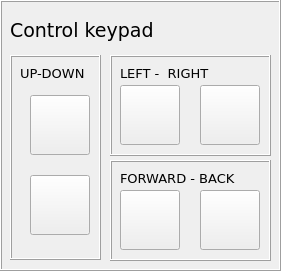
  <widget class="QFrame" name="frame_4">
   <property name="geometry">
    <rect>
     <x>490</x>
     <y>190</y>
     <width>281</width>
     <height>271</height>
    </rect>
   </property>
   <property name="frameShape">
    <enum>QFrame::Box</enum>
   </property>
   <property name="frameShadow">
    <enum>QFrame::Raised</enum>
   </property>
   <widget class="QLabel" name="label_5">
    <property name="geometry">
     <rect>
      <x>10</x>
      <y>20</y>
      <width>151</width>
      <height>21</height>
     </rect>
    </property>
    <property name="font">
     <font>
      <family>DejaVu Sans</family>
      <pointsize>14</pointsize>
     </font>
    </property>
    <property name="styleSheet">
     <string notr="true">color: rgb(0, 0, 0);</string>
    </property>
    <property name="text">
     <string>Control keypad</string>
    </property>
   </widget>
   <widget class="QFrame" name="frame">
    <property name="geometry">
     <rect>
      <x>10</x>
      <y>55</y>
      <width>91</width>
      <height>205</height>
     </rect>
    </property>
    <property name="frameShape">
     <enum>QFrame::Box</enum>
    </property>
    <property name="frameShadow">
     <enum>QFrame::Raised</enum>
    </property>
    <property name="lineWidth">
     <number>1</number>
    </property>
    <property name="midLineWidth">
     <number>0</number>
    </property>
    <widget class="QLabel" name="label_2">
     <property name="geometry">
      <rect>
       <x>10</x>
       <y>10</y>
       <width>71</width>
       <height>16</height>
      </rect>
     </property>
     <property name="font">
      <font>
       <family>DejaVu Sans</family>
       <pointsize>10</pointsize>
      </font>
     </property>
     <property name="styleSheet">
      <string notr="true">color: rgb(0, 0, 0);</string>
     </property>
     <property name="text">
      <string>UP-DOWN</string>
     </property>
    </widget>
    <widget class="ATCMbutton" name="atcmButton_9">
     <property name="geometry">
      <rect>
       <x>20</x>
       <y>120</y>
       <width>60</width>
       <height>60</height>
      </rect>
     </property>
     <property name="font">
      <font>
       <family>DejaVu Sans</family>
       <pointsize>20</pointsize>
      </font>
     </property>
     <property name="iconSize">
      <size>
       <width>32</width>
       <height>32</height>
      </size>
     </property>
     <property name="toolTip">
      <string>Tasto6</string>
     </property>
     <property name="whatsThis">
      <string>ATCMbutton widget</string>
     </property>
     <property name="pageName">
      <string/>
     </property>
     <property name="passwordVar">
      <string/>
     </property>
     <property name="statusvar">
      <string>Tasto6</string>
     </property>
     <property name="viewStatus">
      <bool>false</bool>
     </property>
     <property name="visibilityVar">
      <string>manual</string>
     </property>
     <property name="bgColor">
      <color>
       <red>255</red>
       <green>170</green>
       <blue>0</blue>
      </color>
     </property>
     <property name="text">
      <string/>
     </property>
     <property name="pressText">
      <string/>
     </property>
     <property name="icon">
      <iconset resource="systemicons.qrc">
       <normaloff>:/systemicons/img/Down.png</normaloff>:/systemicons/img/Down.png</iconset>
     </property>
     <property name="borderWidth">
      <number>0</number>
     </property>
     <property name="borderRadius">
      <number>30</number>
     </property>
     <property name="apparence">
      <enum>QFrame::Raised</enum>
     </property>
    </widget>
    <widget class="ATCMbutton" name="atcmButton_10">
     <property name="geometry">
      <rect>
       <x>20</x>
       <y>40</y>
       <width>60</width>
       <height>60</height>
      </rect>
     </property>
     <property name="font">
      <font>
       <family>DejaVu Sans</family>
       <pointsize>20</pointsize>
      </font>
     </property>
     <property name="iconSize">
      <size>
       <width>32</width>
       <height>32</height>
      </size>
     </property>
     <property name="toolTip">
      <string>Tasto5</string>
     </property>
     <property name="whatsThis">
      <string>ATCMbutton widget</string>
     </property>
     <property name="pageName">
      <string/>
     </property>
     <property name="passwordVar">
      <string/>
     </property>
     <property name="statusvar">
      <string>Tasto5</string>
     </property>
     <property name="viewStatus">
      <bool>false</bool>
     </property>
     <property name="visibilityVar">
      <string>manual</string>
     </property>
     <property name="bgColor">
      <color>
       <red>255</red>
       <green>170</green>
       <blue>0</blue>
      </color>
     </property>
     <property name="text">
      <string/>
     </property>
     <property name="pressText">
      <string/>
     </property>
     <property name="icon">
      <iconset resource="systemicons.qrc">
       <normaloff>:/systemicons/img/Up.png</normaloff>:/systemicons/img/Up.png</iconset>
     </property>
     <property name="borderWidth">
      <number>0</number>
     </property>
     <property name="borderRadius">
      <number>30</number>
     </property>
     <property name="apparence">
      <enum>QFrame::Raised</enum>
     </property>
    </widget>
   </widget>
   <widget class="QFrame" name="frame_3">
    <property name="geometry">
     <rect>
      <x>110</x>
      <y>160</y>
      <width>161</width>
      <height>101</height>
     </rect>
    </property>
    <property name="frameShape">
     <enum>QFrame::Box</enum>
    </property>
    <property name="frameShadow">
     <enum>QFrame::Raised</enum>
    </property>
    <widget class="QLabel" name="label_4">
     <property name="geometry">
      <rect>
       <x>10</x>
       <y>10</y>
       <width>121</width>
       <height>16</height>
      </rect>
     </property>
     <property name="font">
      <font>
       <family>DejaVu Sans</family>
       <pointsize>10</pointsize>
      </font>
     </property>
     <property name="styleSheet">
      <string notr="true">color: rgb(0, 0, 0);</string>
     </property>
     <property name="text">
      <string>FORWARD - BACK</string>
     </property>
    </widget>
    <widget class="ATCMbutton" name="atcmButton">
     <property name="geometry">
      <rect>
       <x>90</x>
       <y>30</y>
       <width>60</width>
       <height>60</height>
      </rect>
     </property>
     <property name="font">
      <font>
       <family>DejaVu Sans</family>
       <pointsize>20</pointsize>
      </font>
     </property>
     <property name="iconSize">
      <size>
       <width>32</width>
       <height>32</height>
      </size>
     </property>
     <property name="toolTip">
      <string>Tasto1</string>
     </property>
     <property name="whatsThis">
      <string>ATCMbutton widget</string>
     </property>
     <property name="pageName">
      <string/>
     </property>
     <property name="passwordVar">
      <string/>
     </property>
     <property name="statusvar">
      <string>Tasto1</string>
     </property>
     <property name="viewStatus">
      <bool>false</bool>
     </property>
     <property name="visibilityVar">
      <string>manual</string>
     </property>
     <property name="bgColor">
      <color>
       <red>255</red>
       <green>170</green>
       <blue>0</blue>
      </color>
     </property>
     <property name="text">
      <string/>
     </property>
     <property name="pressText">
      <string/>
     </property>
     <property name="icon">
      <iconset resource="systemicons.qrc">
       <normaloff>:/systemicons/img/Up.png</normaloff>:/systemicons/img/Up.png</iconset>
     </property>
     <property name="borderWidth">
      <number>0</number>
     </property>
     <property name="borderRadius">
      <number>30</number>
     </property>
     <property name="apparence">
      <enum>QFrame::Raised</enum>
     </property>
    </widget>
    <widget class="ATCMbutton" name="atcmButton_2">
     <property name="geometry">
      <rect>
       <x>10</x>
       <y>30</y>
       <width>60</width>
       <height>60</height>
      </rect>
     </property>
     <property name="font">
      <font>
       <family>DejaVu Sans</family>
       <pointsize>20</pointsize>
      </font>
     </property>
     <property name="iconSize">
      <size>
       <width>32</width>
       <height>32</height>
      </size>
     </property>
     <property name="toolTip">
      <string>Tasto2</string>
     </property>
     <property name="whatsThis">
      <string>ATCMbutton widget</string>
     </property>
     <property name="pageName">
      <string/>
     </property>
     <property name="passwordVar">
      <string/>
     </property>
     <property name="statusvar">
      <string>Tasto2</string>
     </property>
     <property name="viewStatus">
      <bool>false</bool>
     </property>
     <property name="visibilityVar">
      <string>manual</string>
     </property>
     <property name="bgColor">
      <color>
       <red>255</red>
       <green>170</green>
       <blue>0</blue>
      </color>
     </property>
     <property name="text">
      <string/>
     </property>
     <property name="pressText">
      <string/>
     </property>
     <property name="icon">
      <iconset resource="systemicons.qrc">
       <normaloff>:/systemicons/img/Down.png</normaloff>:/systemicons/img/Down.png</iconset>
     </property>
     <property name="borderWidth">
      <number>0</number>
     </property>
     <property name="borderRadius">
      <number>30</number>
     </property>
     <property name="apparence">
      <enum>QFrame::Raised</enum>
     </property>
    </widget>
   </widget>
   <widget class="QFrame" name="frame_2">
    <property name="geometry">
     <rect>
      <x>110</x>
      <y>55</y>
      <width>161</width>
      <height>101</height>
     </rect>
    </property>
    <property name="frameShape">
     <enum>QFrame::Box</enum>
    </property>
    <property name="frameShadow">
     <enum>QFrame::Raised</enum>
    </property>
    <widget class="ATCMbutton" name="atcmButton_11">
     <property name="geometry">
      <rect>
       <x>10</x>
       <y>30</y>
       <width>60</width>
       <height>60</height>
      </rect>
     </property>
     <property name="font">
      <font>
       <family>DejaVu Sans</family>
       <pointsize>20</pointsize>
      </font>
     </property>
     <property name="iconSize">
      <size>
       <width>32</width>
       <height>32</height>
      </size>
     </property>
     <property name="toolTip">
      <string>Tasto3</string>
     </property>
     <property name="whatsThis">
      <string>ATCMbutton widget</string>
     </property>
     <property name="pageName">
      <string/>
     </property>
     <property name="passwordVar">
      <string/>
     </property>
     <property name="statusvar">
      <string>Tasto3</string>
     </property>
     <property name="viewStatus">
      <bool>false</bool>
     </property>
     <property name="visibilityVar">
      <string>manual</string>
     </property>
     <property name="bgColor">
      <color>
       <red>255</red>
       <green>170</green>
       <blue>0</blue>
      </color>
     </property>
     <property name="text">
      <string/>
     </property>
     <property name="pressText">
      <string/>
     </property>
     <property name="icon">
      <iconset resource="systemicons.qrc">
       <normaloff>:/systemicons/img/Back.png</normaloff>:/systemicons/img/Back.png</iconset>
     </property>
     <property name="borderWidth">
      <number>0</number>
     </property>
     <property name="borderRadius">
      <number>30</number>
     </property>
     <property name="apparence">
      <enum>QFrame::Raised</enum>
     </property>
    </widget>
    <widget class="ATCMbutton" name="atcmButton_3">
     <property name="geometry">
      <rect>
       <x>90</x>
       <y>30</y>
       <width>60</width>
       <height>60</height>
      </rect>
     </property>
     <property name="font">
      <font>
       <family>DejaVu Sans</family>
       <pointsize>20</pointsize>
      </font>
     </property>
     <property name="iconSize">
      <size>
       <width>32</width>
       <height>32</height>
      </size>
     </property>
     <property name="toolTip">
      <string>Tasto4</string>
     </property>
     <property name="whatsThis">
      <string>ATCMbutton widget</string>
     </property>
     <property name="pageName">
      <string/>
     </property>
     <property name="passwordVar">
      <string/>
     </property>
     <property name="statusvar">
      <string>Tasto4</string>
     </property>
     <property name="viewStatus">
      <bool>false</bool>
     </property>
     <property name="visibilityVar">
      <string>manual</string>
     </property>
     <property name="bgColor">
      <color>
       <red>255</red>
       <green>170</green>
       <blue>0</blue>
      </color>
     </property>
     <property name="text">
      <string/>
     </property>
     <property name="pressText">
      <string/>
     </property>
     <property name="icon">
      <iconset resource="systemicons.qrc">
       <normaloff>:/systemicons/img/Forward.png</normaloff>:/systemicons/img/Forward.png</iconset>
     </property>
     <property name="borderWidth">
      <number>0</number>
     </property>
     <property name="borderRadius">
      <number>30</number>
     </property>
     <property name="apparence">
      <enum>QFrame::Raised</enum>
     </property>
    </widget>
    <widget class="QLabel" name="label_3">
     <property name="geometry">
      <rect>
       <x>10</x>
       <y>10</y>
       <width>91</width>
       <height>16</height>
      </rect>
     </property>
     <property name="font">
      <font>
       <family>DejaVu Sans</family>
       <pointsize>10</pointsize>
      </font>
     </property>
     <property name="styleSheet">
      <string notr="true">color: rgb(0, 0, 0);</string>
     </property>
     <property name="text">
      <string>LEFT -  RIGHT</string>
     </property>
    </widget>
   </widget>
  </widget>
